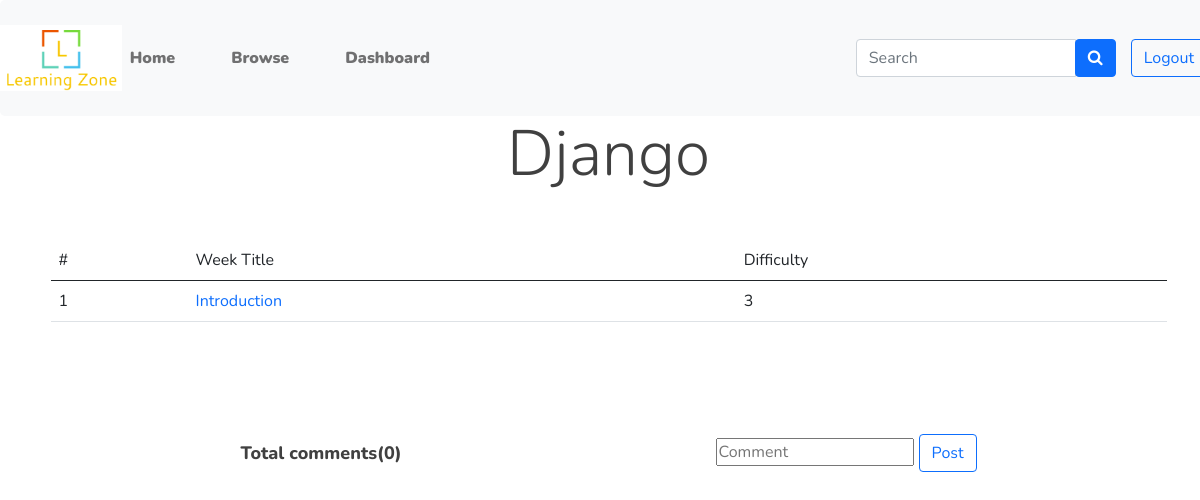
Before: /study/1/ (signed in) with the older database file.
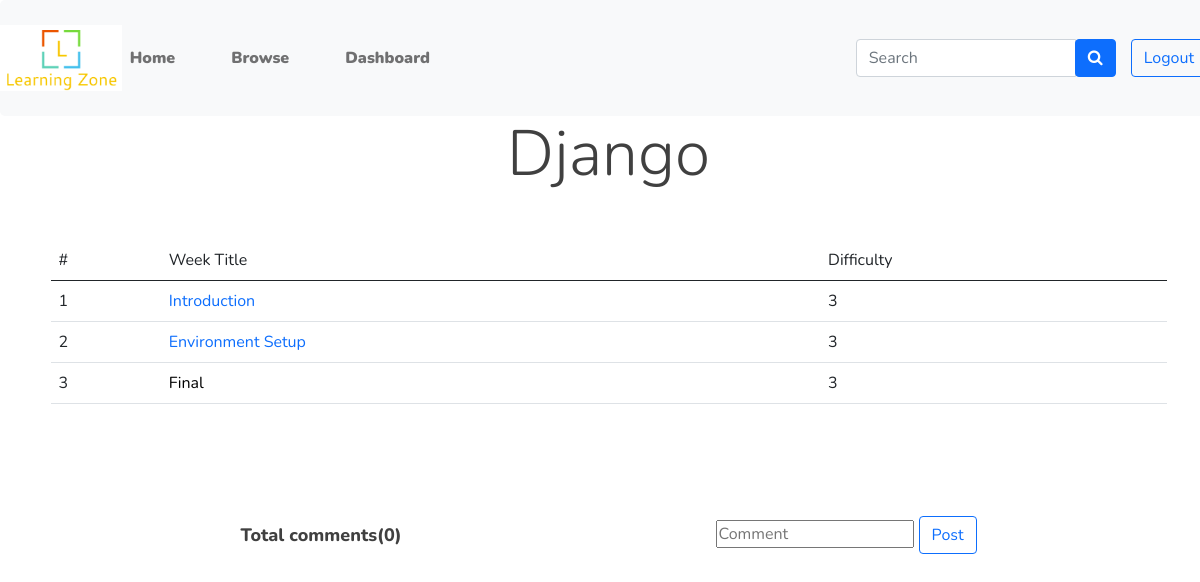
After: the same page with the newer database file.
### main/models.py (models this page shows, shortened)
class Week(models.Model):
    course = models.ForeignKey(Course, on_delete=models.CASCADE)
    week_no = models.IntegerField()
    title = models.CharField(max_length=100, default="title")
    description = models.TextField(max_length=1000, null=True, blank=True)
    instructions = models.TextField(max_length=1000, null=True, blank=True)
    final = models.BooleanField(default=False)

### main/views.py (the view)
# urls.py: path('study/<str:id>/', views.study, name='study'),
def study(request, id):
    s=models.Course.objects.get(id=id)
    context={
        'subject': s,
        'subscription': models.Subscription.objects.get(course=s, student=request.user.student),
        'weeks': models.Week.objects.filter(course=s),
    }
    return render(request, 'student/sssh.html', context)

### main/models.py (called while the page is built)
    @property
    def faq(self):
        comments = FAQ.objects.filter(in_course=self)
        return comments

    @property
    def total_comments(self):
        return FAQ.objects.filter(in_course=self).count()

### main/templatetags/tags.py (called while the page is built)
@register.filter
def is_available(sub, week_no):
    print("progress"+str(sub.progress.week_no))
    print("week"+ str(week_no))
    if week_no<=sub.progress.week_no:
        return True
    else:
        return False

### main/templates/student/sssh.html (shortened to what this page needs)
{% extends '../base.html' %}
{% load static %}
{% load tags %}
{% block content%}
<h1 class="display-3 text-center">{{subject.name}}</h1>
<div class="container mx-10 mt-5">
    <table class="table">
        <thead>
            <tr>
                <td>#</td>
                <td>Week Title</td>
                <td>Difficulty</td>
            </tr>
        </thead>
        <tbody>
            {% for week in weeks %}
            <tr>
                <td>{{week.week_no}}</td>
                {%if subscription|is_available:week.week_no  %}
                <td><a class="text-decoration-none" href="{% url 'start_lesson' week.id %}" >{{week.title}}</a></td>
                {% else %}
                <td><a class="text-decoration-none" style="pointer-events: none; color:black" href="#" >{{week.title}}</a></td>
                {% endif %}
                <td>3</td>
            </tr>
            {% endfor %}
        </tbody>
    </table>
</div>
<br><br>
<div class="container mt-5">
    <div class="row d-flex justify-content-center">
        <div class="col-md-8">
            <div class="headings d-flex justify-content-between align-items-center mb-3">
                <h5>Total comments({{subject.total_comments}})</h5>
                {%if user.is_authenticated %}
                <div>
                    <input type="text" placeholder="Comment" />
                    <button class="comment btn btn-outline-primary" value="{{subject.id}}">Post</button>
                </div>
                {%endif%}
            </div>
        </div>
    </div>
</div>
{% endblock %}

Changed rows visible on the page:
added Week: week_no "2", title "Environment Setup"
added Week: week_no "3", title "Final"
